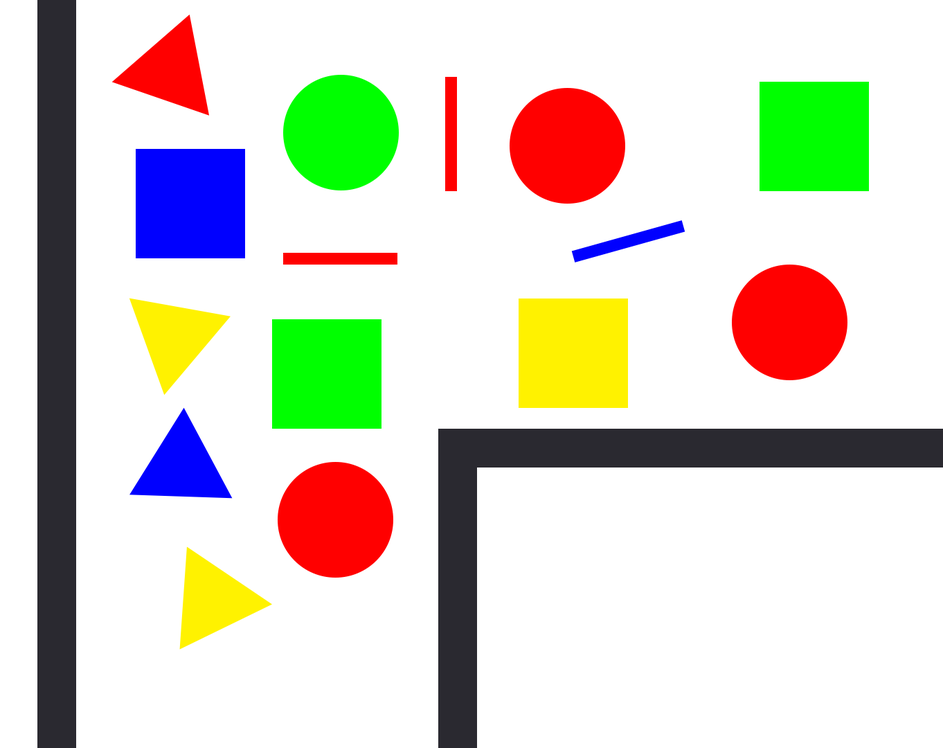
#> input picture test1.png, 943 x 748 px, shrunk from 1362 x 1080 before the run
$ python main.py
#> lines starting #> are read from the running program, lines starting #| are printed output that depends on the picture; after the words box and inside, x2 and y2 are one past the last pixel; in counts of white or black regions, pixels touching at a corner belong together
import cv2
import numpy as np

# reading image
img = cv2.imread('test1.png')
#> img is the input picture: shape (748, 943, 3); mean B, G, R 203.4, 216, 218.1

# converting image into hsv image
hsv = cv2.cvtColor(img, cv2.COLOR_BGR2HSV)
#> hsv: shape (748, 943, 3); mean H, S, V 18.2, 43.7, 237.5

# Defining lower and upper bound HSV values
lower_green = np.array([50, 100, 100])
upper_green = np.array([70, 255, 255])

lower_red = np.array([-10, 100, 100])
upper_red = np.array([10, 255, 255])

lower_blue = np.array([110, 100, 100])
upper_blue = np.array([130, 255, 255])

lower_yellow = np.array([20, 100, 100])
upper_yellow = np.array([40, 255, 255])

# Defining mask for detecting color
mask1 = cv2.inRange(hsv, lower_green, upper_green)
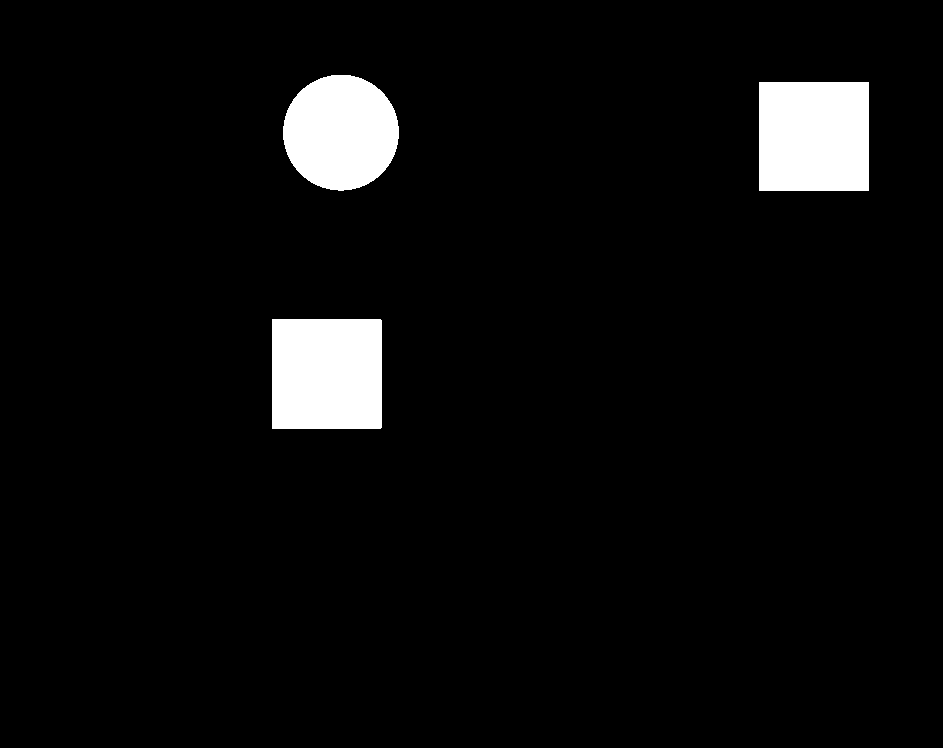
#> mask1: shape (748, 943); 4.9% white; 3 white regions, box (x1, y1, x2, y2) and area: (272, 319, 382, 429) 12098, (759, 82, 869, 191) 11990, (283, 75, 399, 191) 10546
mask2 = cv2.inRange(hsv, lower_blue, upper_blue)
#> mask2: shape (748, 943); 2.5% white; 3 white regions, box (x1, y1, x2, y2) and area: (136, 149, 245, 258) 11881, (130, 408, 232, 498) 4589, (572, 220, 685, 262) 1371
mask3 = cv2.inRange(hsv, lower_red, upper_red)
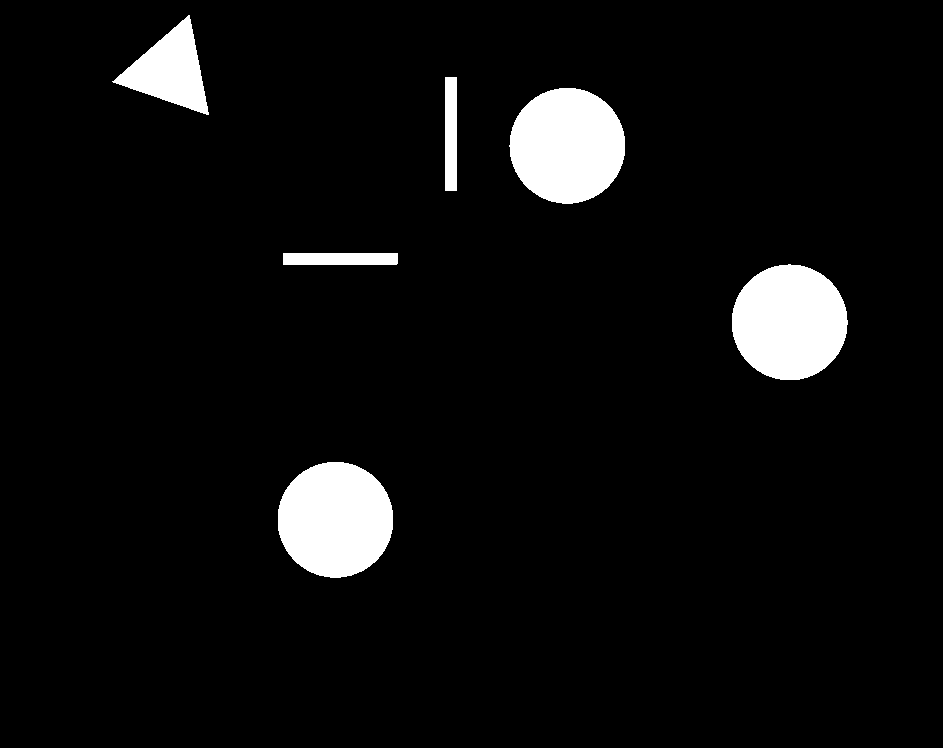
#> mask3: shape (748, 943); 5.5% white; 6 white regions, box (x1, y1, x2, y2) and area: (278, 462, 393, 578) 10541, (509, 88, 625, 204) 10539, (732, 264, 848, 380) 10535, (112, 15, 209, 115) 4612, (283, 253, 398, 265) 1379, (445, 77, 457, 191) 1368
mask4 = cv2.inRange(hsv, lower_yellow, upper_yellow)
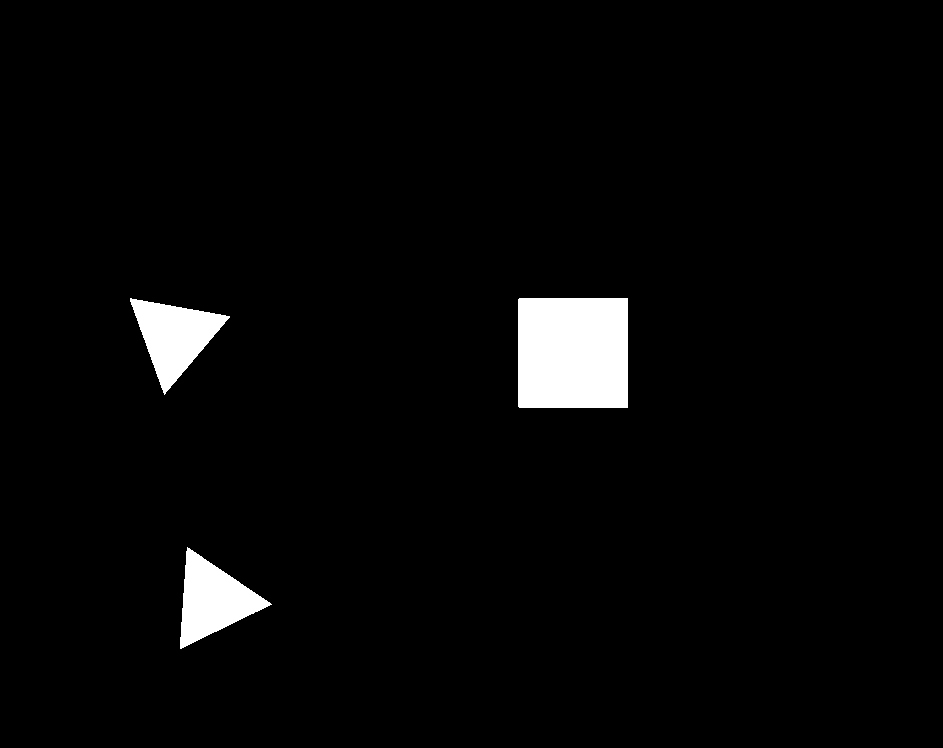
#> mask4: shape (748, 943); 3% white; 3 white regions, box (x1, y1, x2, y2) and area: (518, 298, 628, 408) 12098, (180, 547, 272, 649) 4611, (130, 298, 230, 395) 4609

# setting threshold of hsv image
_, threshold = cv2.threshold(mask1+mask2+mask3+mask4, 250, 255, cv2.THRESH_BINARY)
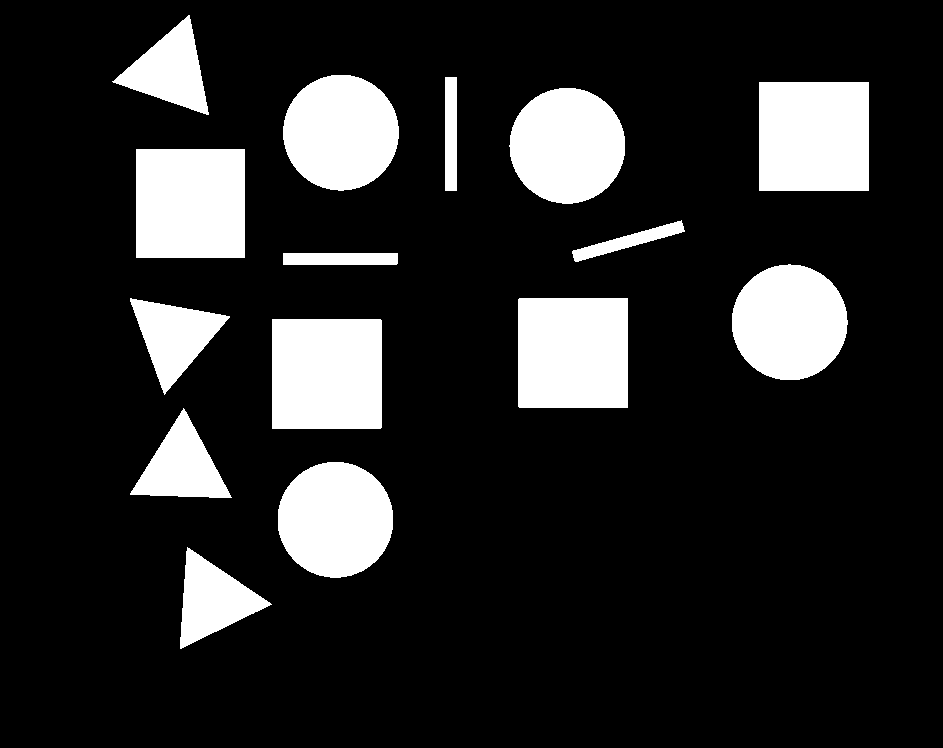
#> threshold: shape (748, 943); 16% white; 15 white regions

# using a findContours() function
contours, _ = cv2.findContours(threshold, cv2.RETR_TREE, cv2.CHAIN_APPROX_SIMPLE)
#> contours = 15 contours; largest, box (x1, y1, x2, y2) and area: (272, 319, 382, 429) 11880, (518, 298, 628, 408) 11880, (759, 82, 869, 191) 11772, (136, 149, 245, 258) 11664, (283, 75, 399, 191) 10382

i = 0
# list for storing names of shapes
for contour in contours:

    # here we are ignoring first counter because find contour function detects whole image as shape
    if i == 0:
        i = 1
        continue

    # cv2.approxPloyDP() function to approximate the shape
    approx = cv2.approxPolyDP(contour, 0.01 * cv2.arcLength(contour, True), True)

    # using drawContours() function
    cv2.drawContours(img, [contour], 0, (0, 0, 0), 3)

    # finding center point of shape
    M = cv2.moments(contour)
    if M['m00'] != 0.0:
        x = int(M['m10'] / M['m00'])
        y = int(M['m01'] / M['m00'])
        # putting shape color

        # putting shape name at center of each shape
        if len(approx) == 3:
            cv2.putText(img, 'Triangle', (x, y), cv2.FONT_HERSHEY_COMPLEX, 0.6, (0, 0, 0), 2)

        elif len(approx) == 4:
            x1, y1, w, h = cv2.boundingRect(approx)
            aspectRatio = float(w) / h
            if (aspectRatio >= 0.95) and (aspectRatio <= 1.05):
                cv2.putText(img, "Square", (x, y), cv2.FONT_HERSHEY_COMPLEX, 0.5, (0, 0, 0), 2)
            else:
                cv2.putText(img, "Rectangle", (x, y), cv2.FONT_HERSHEY_COMPLEX, 0.5, (0, 0, 0), 2)

        else:
            cv2.putText(img, 'Circle', (x, y), cv2.FONT_HERSHEY_SIMPLEX, 0.6, (0, 0, 0), 2)
#> this loop made 15 passes
#> (approx, x, y, x1, y1, w, h, aspectRatio) on passes 4, 5, 8, 9, 10: ([[272, 319], [272, 428], [380, 428], [381, 320]], 326, 373, 272, 319, 110, 110, 1), ([[519, 298], [518, 406], [627, 407], [627, 298]], 572, 352, 518, 298, 110, 110, 1), ([[283, 253], [283, 264], [397, 263], [397, 253]], 339, 258, 283, 253, 115, 12, 9.58), ([[681, 220], [573, 250], [574, 260], [684, 231]], 627, 240, 573, 220, 112, 41, 2.73), ([[136, 149], [136, 257], [244, 257], [244, 149]], 190, 203, 136, 149, 109, 109, 1)
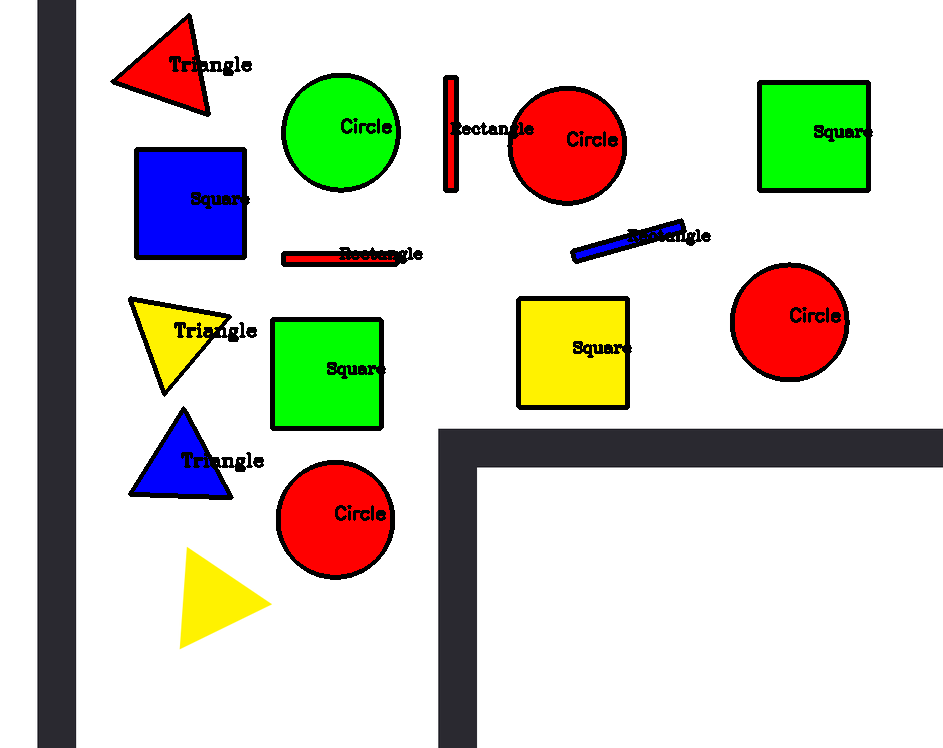
#> img: shape (748, 943, 3); 4.22% of pixels changed, all inside (x1, y1, x2, y2) = (110, 13, 873, 580)
#> after the loop, i = 1

# displaying the image after drawing contours
cv2.imshow('Detected shapes', img)

cv2.waitKey(0)
cv2.destroyAllWindows()

$ run again, with test2.png copied over test1.png
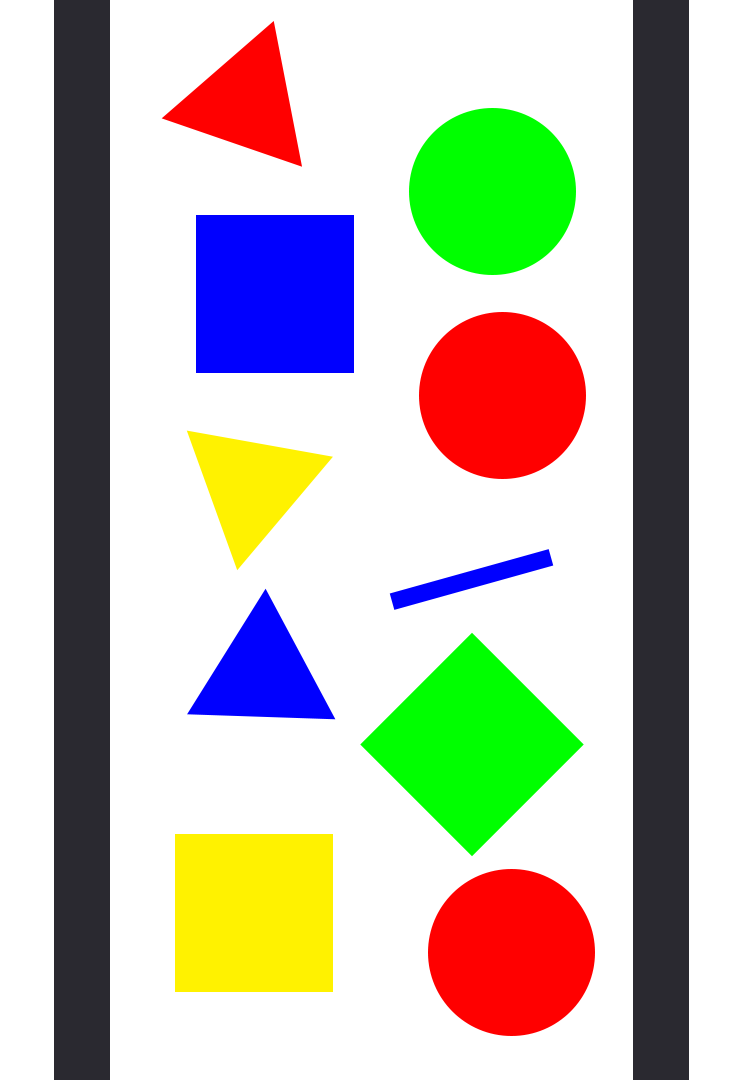
#> input picture test2.png, 750 x 1080 px
#> img is the input picture: shape (1080, 750, 3); mean B, G, R 181.7, 194, 196.7
#> hsv: shape (1080, 750, 3); mean H, S, V 28.8, 59.7, 224.1
#> `mask1 = cv2.inRange(hsv, lower_green, upper_green)`:
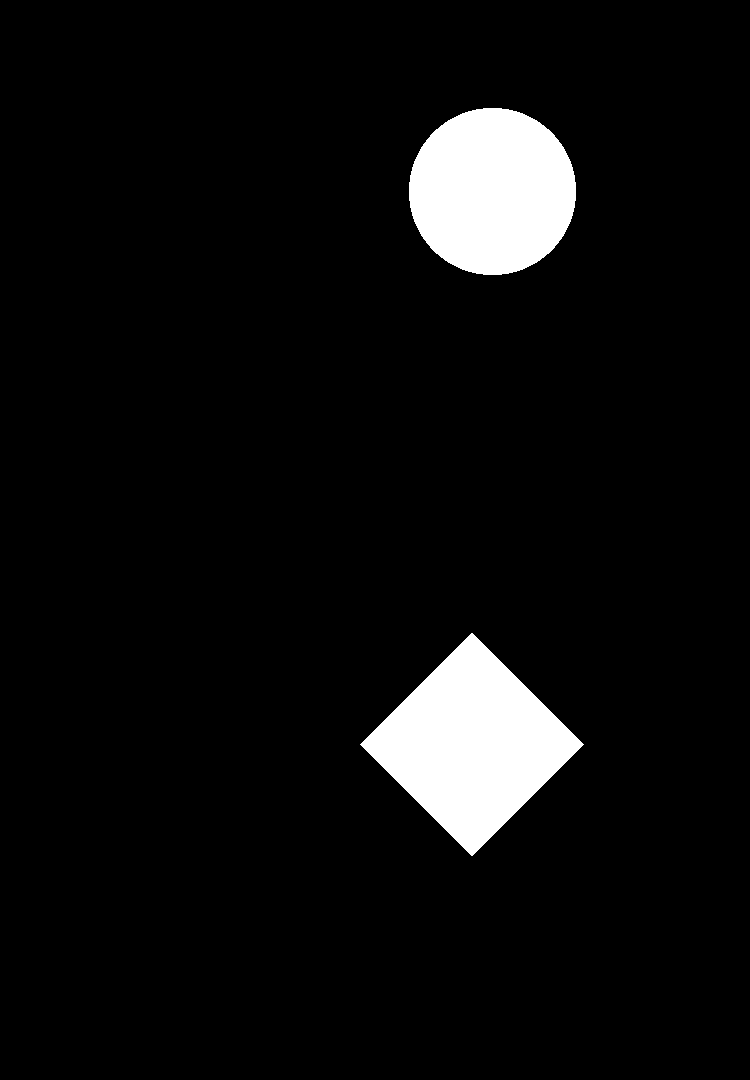
#> mask1: shape (1080, 750); 5.8% white; 2 white regions, box (x1, y1, x2, y2) and area: (360, 633, 584, 856) 25088, (409, 108, 576, 275) 21953
#> mask2: shape (1080, 750); 4.6% white; 3 white regions, box (x1, y1, x2, y2) and area: (196, 215, 354, 373) 24964, (187, 589, 335, 719) 9559, (390, 549, 553, 610) 2847
#> mask3: shape (1080, 750); 6.6% white; 3 white regions, box (x1, y1, x2, y2) and area: (419, 312, 586, 479) 21953, (428, 869, 595, 1036) 21953, (162, 21, 302, 167) 9586
#> mask4: shape (1080, 750); 4.3% white; 2 white regions, box (x1, y1, x2, y2) and area: (175, 834, 333, 992) 24964, (187, 431, 332, 570) 9587
#> threshold: shape (1080, 750); 21.3% white; 10 white regions
#> contours = 10 contours; largest, box (x1, y1, x2, y2) and area: (360, 633, 584, 856) 24864, (175, 834, 333, 992) 24649, (196, 215, 354, 373) 24649, (428, 869, 595, 1036) 21716, (419, 312, 586, 479) 21716
#> the loop `for contour in contours:` made 10 passes
#> (approx, x, y, x1, y1, w, h, aspectRatio) on passes 2, 3, 5, 8: ([[175, 834], [175, 991], [332, 991], [332, 834]], 253, 912, 175, 834, 158, 158, 1), ([[471, 633], [360, 744], [472, 855], [583, 744]], 471, 744, 360, 633, 224, 223, 1), ([[548, 549], [390, 593], [394, 609], [552, 565]], 471, 579, 390, 549, 163, 61, 2.67), ([[196, 215], [196, 372], [353, 372], [353, 215]], 274, 293, 196, 215, 158, 158, 1)
#> after the loop `for contour in contours:`:
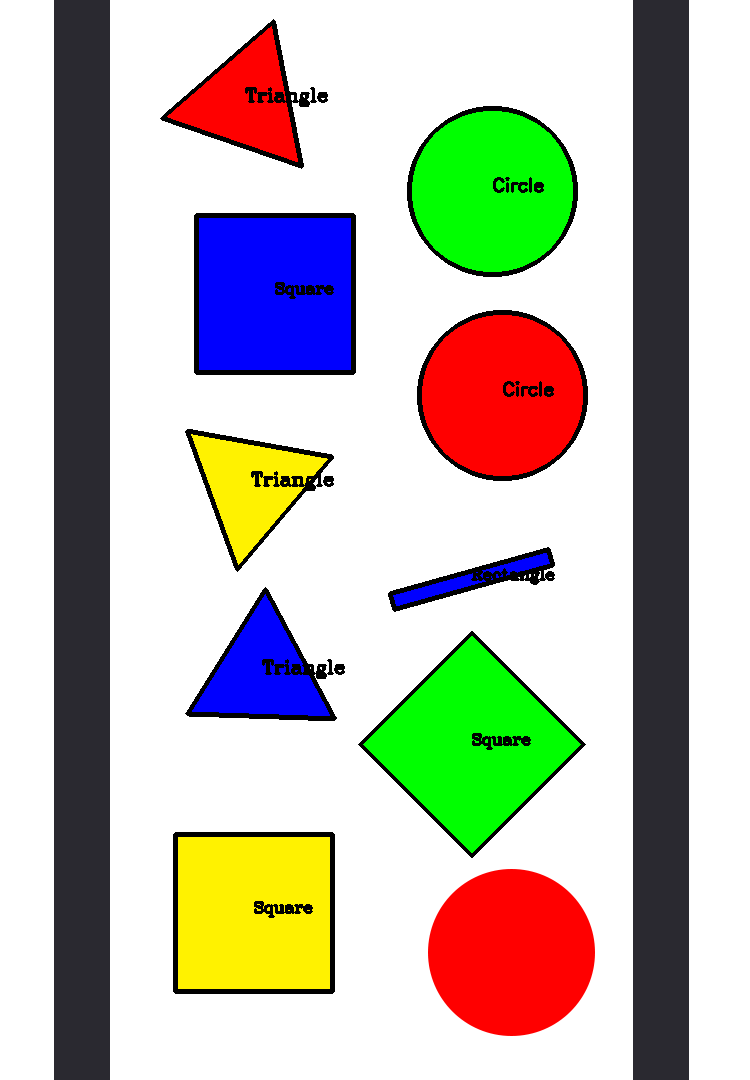
#> img: shape (1080, 750, 3); 3.16% of pixels changed, all inside (x1, y1, x2, y2) = (160, 19, 588, 994)
#> after the loop `for contour in contours:`: i = 1
